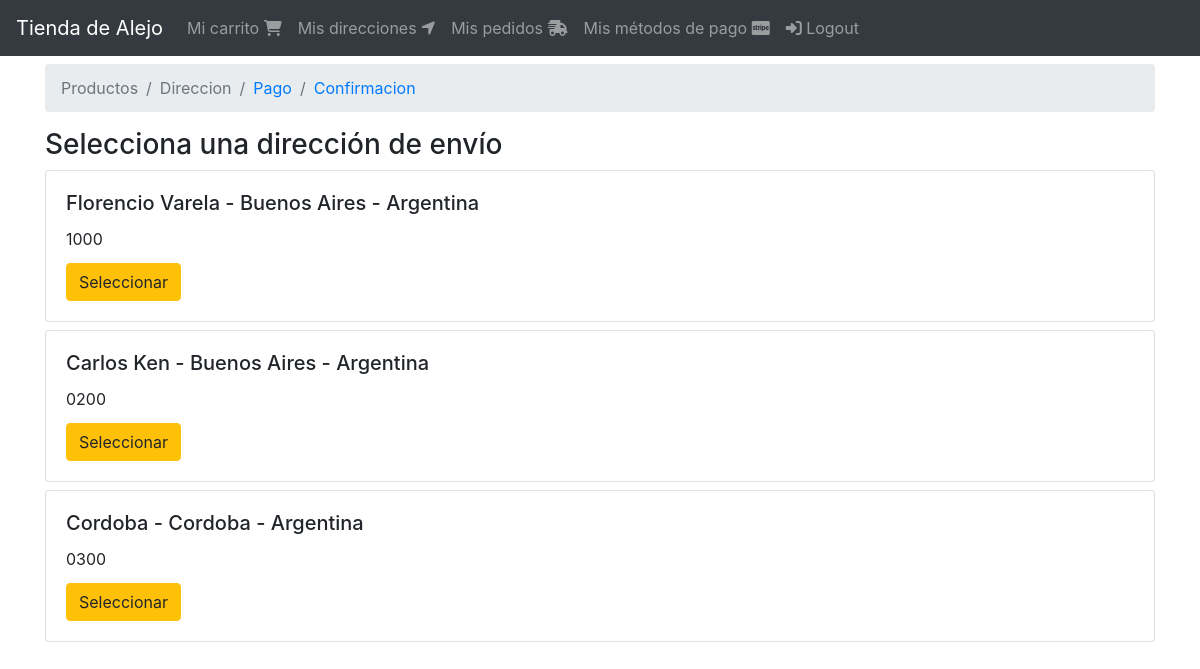
/orden/seleccionar/direccion (signed in), run on the app's committed database.
### shipping_addresses/models.py (models this page shows, shortened)
class ShippingAddress(models.Model):
    user = models.ForeignKey(User, null=False, blank=False, on_delete=models.CASCADE)
    line1 = models.CharField(max_length=200)
    line2 = models.CharField(max_length=200, blank=True)
    city = models.CharField(max_length=100)
    state = models.CharField(max_length=100)
    country = models.CharField(max_length=50)
    reference = models.CharField(max_length=300, blank=True)
    postal_code = models.CharField(max_length=10, null=False, blank=False)
    default = models.BooleanField(default=False)
    created_at = models.DateTimeField(auto_now_add=True)
    @property
    def address(self):
        return "{} - {} - {}".format(self.city, self.state, self.country)

### orders/views.py (the view)
# urls.py: path("seleccionar/direccion", views.select_address, name="select_address"),
@login_required(login_url="login")
def select_address(request):
    shipping_addresses = request.user.addresses
    return render(request, "orders/select_address.html",{
        "breadcrumb" : breadcrumb(address=True),
        "shipping_addresses" : shipping_addresses
    })

### orders/utils.py (called while the page is built)
def breadcrumb(products=True, address=False, payment=False, confirmation=False):
     return [
          {"title":"Productos", "active":products, "url": reverse("orders:order")},
          {"title":"Direccion", "active":address, "url": reverse("orders:address")},
          {"title":"Pago", "active":payment, "url": reverse("orders:order")},
          {"title":"Confirmacion", "active":confirmation, "url": reverse("orders:confirm")}
     ]

### users/models.py (called while the page is built)
    @property
    def addresses(self):
        return self.shippingaddress_set.all()

### orders/templates/orders/select_address.html
{% extends "base.html" %}
{% block breadcrumb %}
    {% include "orders/snippets/breadcrumb.html" %}
{% endblock %}
{% block content %}
    <div class="col">
        <div class="h3">
            Selecciona una dirección de envío
        </div>
        <div class="mt-2">
            {% for shipping_address in shipping_addresses %}
                <div class="card mb-2">
                    <div class="card-body">
                        <h5 class="card-title">{{ shipping_address.address }}</h5>
                        <p class="card-title">{{ shipping_address.postal_code }}</p>
                        <a href="{% url 'orders:check_address' shipping_address.pk %}" class="btn btn-warning">Seleccionar</a>
                    </div>
                </div>
            {% endfor %}
        </div>
    </div>
{% endblock %}

### data on the page
ShippingAddress: address "Florencio Varela - Buenos Aires - Argentina", postal_code "1000"
ShippingAddress: address "Carlos Ken - Buenos Aires - Argentina", postal_code "0200"
ShippingAddress: address "Cordoba - Cordoba - Argentina", postal_code "0300"

### other printed values
{{ item.title }} "Productos" "Direccion"
{{ item.title }} "Pago" "Confirmacion"
